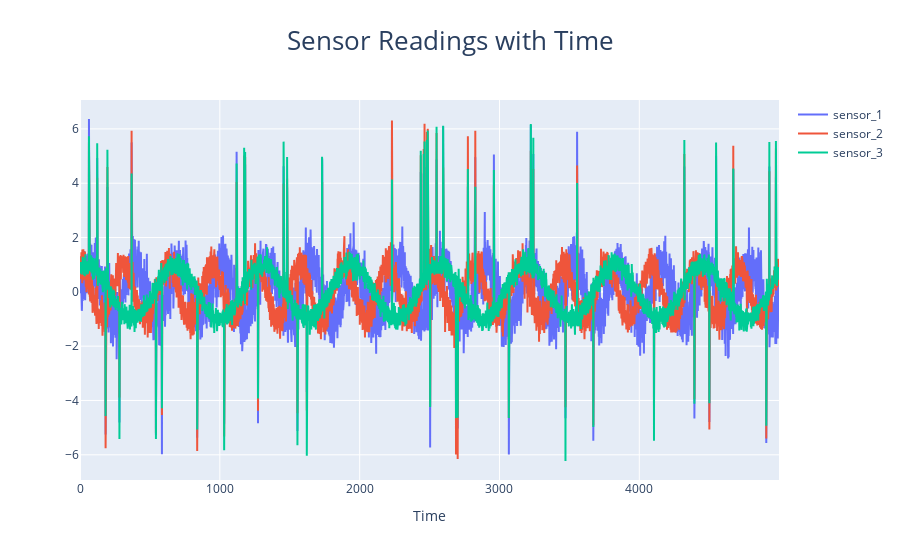

Here is the notebook cell this chart was saved with:
### Markdown cell above
### 1. Visualization - Raw signals

### Code cell
fig1 = go.Figure()
for c in ['sensor_1','sensor_2','sensor_3']:
    fig1.add_trace(go.Scatter(x=df['time'],y=df[c],mode='lines',name=c))
fig1.update_layout(title='Sensor Readings with Time',xaxis_title='Time',title_x=0.5,title_font_size=26)
fig1.show()

### Figure 1 — Plotly figure (JSON) as saved in the notebook; plotly's stock layout.template omitted (floating-point values rounded to 4 significant figures; data arrays with more than 128 entries replaced by an {"elided": "..."} marker saying what was removed)
{"data": [{"mode": "lines", "name": "sensor_1", "type": "scatter", "x": {"elided": "5000 int values"}, "y": {"elided": "5000 float values"}}, {"mode": "lines", "name": "sensor_2", "type": "scatter", "x": {"elided": "5000 int values"}, "y": {"elided": "5000 float values"}}, {"mode": "lines", "name": "sensor_3", "type": "scatter", "x": {"elided": "5000 int values"}, "y": {"elided": "5000 float values"}}], "layout": {"title": {"font": {"size": 26}, "text": "Sensor Readings with Time", "x": 0.5}, "xaxis": {"title": {"text": "Time"}}}}
